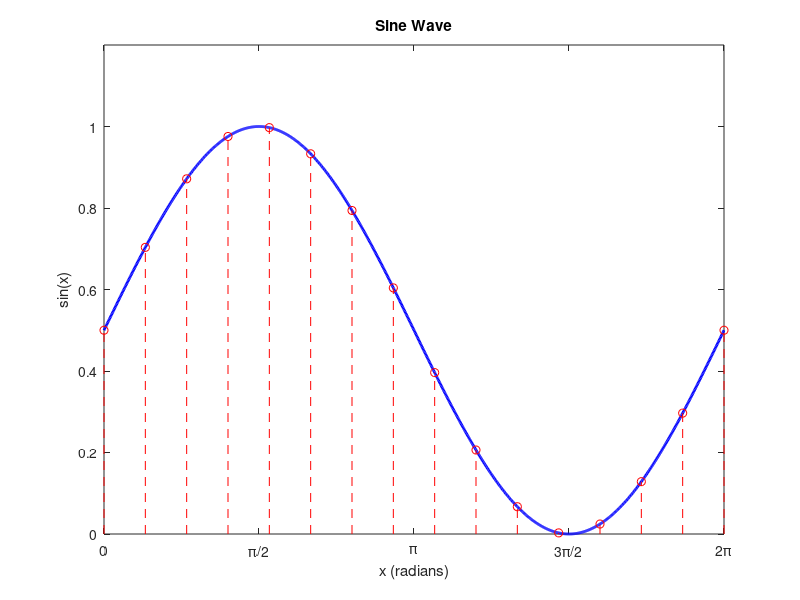

Here is the MATLAB script that generated this plot:
clc;
clear;
close all;

% 设置参数
N = 16;  % 取点的个数
x = linspace(0, 2*pi, 1000);   % x 轴数据，范围从 0 到 2π
y = sin(x);                    % 正弦函数

% 将正弦函数的值从 [-1, 1] 映射到 [0, 1]
y_normalized = (y + 1) / 2;

% 画正弦函数
figure;
plot(x, y_normalized, 'b-', 'LineWidth', 2);  % 蓝色线，宽度为 2
hold on;

% 计算取点位置（均匀分布 N 个点）
x_points = linspace(0, 2*pi, N);   % 在 [0, 2π] 区间均匀分布的 N 个点
y_points = sin(x_points);          % 对应的正弦值
y_points_normalized = (y_points + 1) / 2;  % 将取点的正弦值映射到 [0, 1] 范围

% 在正弦曲线上用空心圆圈标出 N 个点
plot(x_points, y_points_normalized, 'ro', 'MarkerFaceColor', 'none', 'MarkerEdgeColor', 'r'); % 红色空心圆圈

% 绘制竖线
for i = 1:N
    plot([x_points(i) x_points(i)], [0 y_points_normalized(i)], 'r--');  % 竖线，从点到 x 轴，虚线
end

% 设置图形标题和轴标签
title(['Sine Wave']);
xlabel('x (radians)');
ylabel('sin(x)');

% 设置横坐标为弧度制
xticks(0:pi/2:2*pi);
xticklabels({'0', '\pi/2', '\pi', '3\pi/2', '2\pi'});

% 设置横纵坐标范围
xlim([0 2*pi]);  % 横坐标范围 [0, 2π]
ylim([0 1.2]);    % 纵坐标范围 [0, 1]，稍微大一点以确保显示完整

% 显示网格
% grid on;
